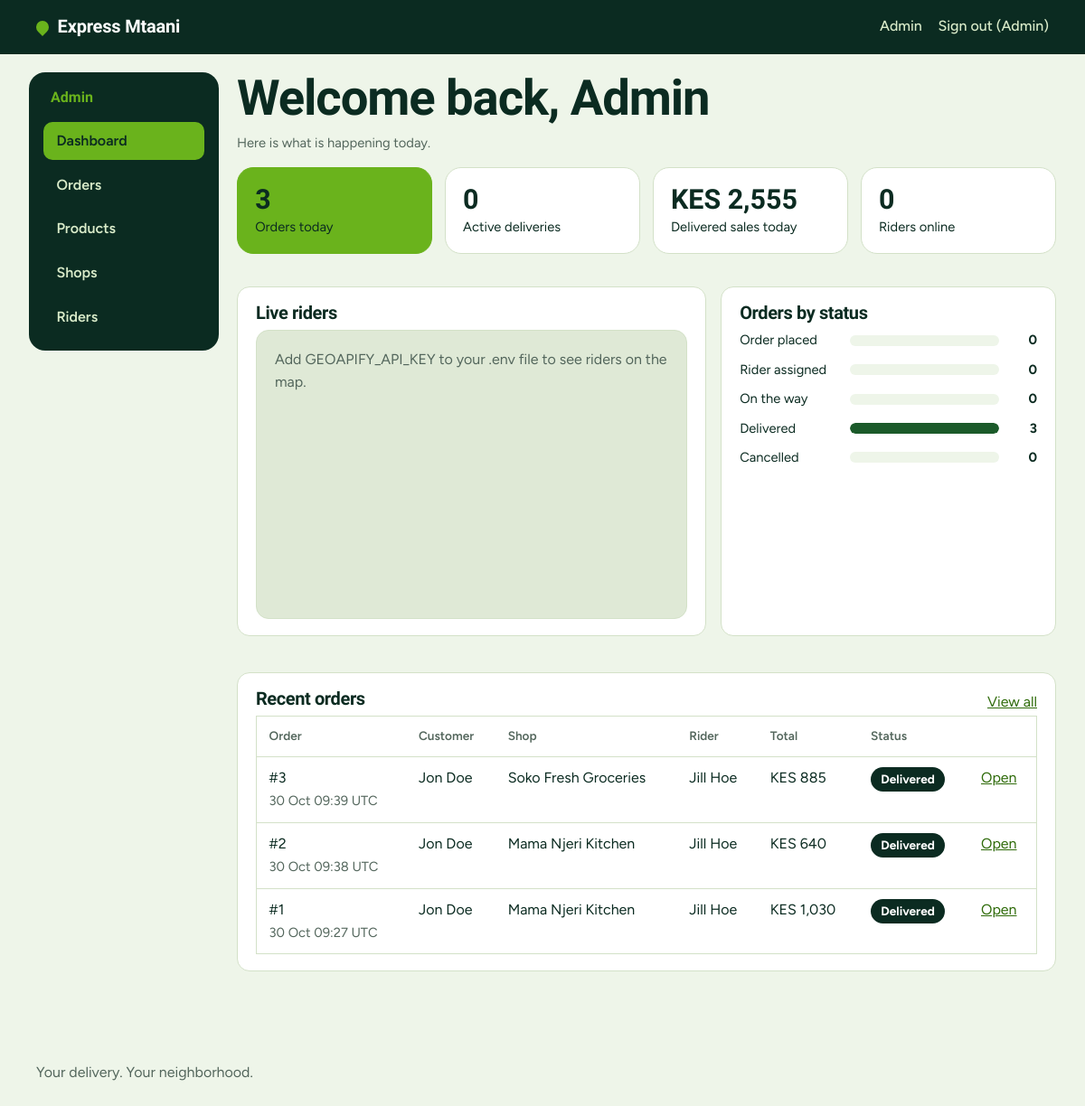
Page /admin/ (signed in) on the committed database.
### app/models.py (models this page shows, shortened)
class User(UserMixin, db.Model):
    __tablename__ = "users"
    id = db.Column(db.Integer, primary_key=True)
    name = db.Column(db.String(80), nullable=False)
    email = db.Column(db.String(120), unique=True, nullable=False, index=True)
    phone = db.Column(db.String(20), nullable=False)
    password_hash = db.Column(db.String(255), nullable=False)
    role = db.Column(db.String(20), nullable=False, default="customer", index=True)
    active = db.Column(db.Boolean, nullable=False, default=True)
    approved = db.Column(db.Boolean, nullable=False, default=True)  # riders start unapproved
    created_at = db.Column(db.DateTime, nullable=False, default=utcnow)
    online = db.Column(db.Boolean, nullable=False, default=False)
    last_lat = db.Column(db.Float)
    last_lng = db.Column(db.Float)
    last_seen_at = db.Column(db.DateTime)
    @property
    def is_active(self):  # Flask-Login
        return bool(self.active)
    @property
    def first_name(self):
        return (self.name or "").split(" ")[0]

class Order(db.Model):
    __tablename__ = "orders"
    id = db.Column(db.Integer, primary_key=True)
    public_token = db.Column(
        db.String(64), unique=True, nullable=False, index=True,
        default=lambda: secrets.token_urlsafe(16),
    )
    customer_id = db.Column(db.Integer, db.ForeignKey("users.id"), nullable=False, index=True)
    rider_id = db.Column(db.Integer, db.ForeignKey("users.id"), index=True)
    shop_id = db.Column(db.Integer, db.ForeignKey("shops.id"), nullable=False)
    customer_name = db.Column(db.String(80), nullable=False)
    customer_phone = db.Column(db.String(20), nullable=False)
    pickup_name = db.Column(db.String(120), nullable=False)
    pickup_lat = db.Column(db.Float, nullable=False)
    pickup_lng = db.Column(db.Float, nullable=False)
    dest_address = db.Column(db.String(255), nullable=False)
    dest_lat = db.Column(db.Float, nullable=False)
    dest_lng = db.Column(db.Float, nullable=False)
    subtotal = db.Column(db.Integer, nullable=False)
    delivery_fee = db.Column(db.Integer, nullable=False)
    total = db.Column(db.Integer, nullable=False)
    payment_method = db.Column(db.String(30), nullable=False, default="cash_on_delivery")
    payment_status = db.Column(db.String(20), nullable=False, default="unpaid")  # unpaid | paid
    cash_collected_at = db.Column(db.DateTime)
    status = db.Column(db.String(20), nullable=False, default="placed", index=True)
    rider_lat = db.Column(db.Float)
    rider_lng = db.Column(db.Float)
    rider_updated_at = db.Column(db.DateTime)
    eta_seconds = db.Column(db.Integer)
    distance_m = db.Column(db.Integer)
    created_at = db.Column(db.DateTime, nullable=False, default=utcnow)
    accepted_at = db.Column(db.DateTime)
    delivered_at = db.Column(db.DateTime)
    customer = db.relationship("User", foreign_keys=[customer_id])
    rider = db.relationship("User", foreign_keys=[rider_id])
    shop = db.relationship("Shop")
    items = db.relationship("OrderItem", back_populates="order", cascade="all, delete-orphan")
    @property
    def status_label(self):
        return STATUS_LABELS.get(self.status, self.status)

### app/admin.py (the view)
@bp.get("/")
def dashboard():
    start = _today_start_utc()
    fresh_cutoff = utcnow() - timedelta(seconds=current_app.config["RIDER_FRESH_SECONDS"])
    stats = {
        "orders_today": Order.query.filter(Order.created_at >= start).count(),
        "active": Order.query.filter(Order.status.in_(["placed", "accepted", "on_the_way"])).count(),
        "waiting": Order.query.filter_by(status="placed").count(),
        "sales_today": db.session.query(func.coalesce(func.sum(Order.total), 0)).filter(
            Order.status == "delivered", Order.delivered_at >= start).scalar(),
        "riders_online": User.query.filter(User.role == "rider", User.approved.is_(True), User.active.is_(True),
                                           User.online.is_(True), User.last_seen_at >= fresh_cutoff).count(),
        "pending_riders": User.query.filter_by(role="rider", approved=False).count(),
        "cash_to_chase": Order.query.filter_by(status="delivered", payment_status="unpaid").count(),
    }
    counts = dict(db.session.query(Order.status, func.count(Order.id)).group_by(Order.status).all())
    status_counts = [(key, label, counts.get(key, 0)) for key, label in STATUS_LABELS.items()]
    recent = Order.query.order_by(Order.created_at.desc()).limit(8).all()
    shops = Shop.query.filter_by(is_active=True).all()
    page_data = {
        "riders_url": url_for("api.admin_riders"),
        "shops": [{"name": s.name, "lat": s.lat, "lng": s.lng} for s in shops],
        "center": {"lat": -1.286389, "lng": 36.817223},
    }
    return render_template("admin/dashboard.html", stats=stats, status_counts=status_counts,
                           max_count=max([c for _, _, c in status_counts] + [1]),
                           recent=recent, page_data=page_data, kes=kes)

### app/admin.py (called while the page is built)
@bp.before_request
def admin_only():
    if not current_user.is_authenticated:
        return redirect(url_for("auth.login", next=request.path))
    if current_user.role != "admin":
        abort(403)

def _today_start_utc():
    local_now = utcnow() + timedelta(hours=3)
    return local_now.replace(hour=0, minute=0, second=0, microsecond=0) - timedelta(hours=3)

### app/models.py (called while the page is built)
def utcnow():
    return datetime.now(timezone.utc).replace(tzinfo=None)

@login_manager.user_loader
def load_user(user_id):
    try:
        user = db.session.get(User, int(user_id))
    except (TypeError, ValueError):
        return None
    if user and user.active and (user.role != "rider" or user.approved):
        return user
    return None

### app/storefront.py (called while the page is built)
def _cart():
    cart = session.get("cart")
    if not isinstance(cart, dict) or not isinstance(cart.get("items"), dict) or "shop_id" not in cart:
        return {"shop_id": None, "items": {}}
    return cart

@bp.app_context_processor
def inject_cart_count():
    items = _cart()["items"]
    return {"cart_count": sum(v for v in items.values() if isinstance(v, int))}

### app/utils.py (called while the page is built)
def kes(amount):
    return f"KES {int(amount):,}"

### app/templates/admin/dashboard.html (shortened to what this page needs)
{% extends "admin/base.html" %}
{% block admin %}
<h1>Welcome back, {{ current_user.first_name }}</h1>
<p class="hint">Here is what is happening today.</p>
<div class="cards">
  <div class="card card--lime"><span class="card__num">{{ stats.orders_today }}</span><span class="card__label">Orders today</span></div>
  <div class="card"><span class="card__num">{{ stats.active }}</span><span class="card__label">Active deliveries</span></div>
  <div class="card"><span class="card__num">{{ stats.sales_today|kes }}</span><span class="card__label">Delivered sales today</span></div>
  <div class="card"><span class="card__num">{{ stats.riders_online }}</span><span class="card__label">Riders online</span></div>
</div>
<div class="two-col">
  <div class="panel">
    <h2>Live riders</h2>
    <div id="map" class="map" data-map>
      {% if not geo_key %}<p class="map-note">Add GEOAPIFY_API_KEY to your .env file to see riders on the map.</p>{% endif %}
    </div>
  </div>
  <div class="panel">
    <h2>Orders by status</h2>
    <ul class="bars">
      {% for key, label, count in status_counts %}
      <li><span class="bars__label">{{ label }}</span>
        <span class="bars__track"><span class="bars__fill bars__fill--{{ key }}" style="width: {{ (count / max_count * 100)|round|int }}%"></span></span>
        <span class="bars__num">{{ count }}</span></li>
      {% endfor %}
    </ul>
  </div>
</div>
<div class="panel">
  <div class="row"><h2>Recent orders</h2><a href="{{ url_for('admin.orders') }}">View all</a></div>
  {% include "admin/_orders_table.html" %}
</div>
{% endblock %}
{% block scripts %}
{% include "_maps_loader.html" %}
{% endblock %}

### app/templates/base.html (shortened to what this page needs)
<!doctype html>
<html lang="en">
<head>
  <link rel="stylesheet" href="{{ url_for('static', filename='css/style.css') }}">
</head>
<body>
  <header class="site-header">
    <a class="brand" href="{{ url_for('shop.home') }}">
      <span class="brand__mark" aria-hidden="true"></span>Express Mtaani
    </a>
    <nav class="site-nav" aria-label="Main">
      {% if current_user.is_authenticated %}
        {% if current_user.role == 'admin' %}
          <a href="{{ url_for('admin.dashboard') }}">Admin</a>
        {% elif current_user.role == 'rider' %}
          <a href="{{ url_for('rider.dashboard') }}">Deliveries</a>
        {% else %}
          <a href="{{ url_for('shop.my_orders') }}">My orders</a>
        {% endif %}
        <form method="post" action="{{ url_for('auth.logout') }}" class="inline-form">
          <button type="submit" class="link-button">Sign out ({{ current_user.first_name }})</button>
        </form>
      {% else %}
        <a href="{{ url_for('shop.cart') }}">Cart{% if cart_count %} ({{ cart_count }}){% endif %}</a>
        <a href="{{ url_for('auth.login') }}">Sign in</a>
        <a href="{{ url_for('auth.register') }}">Sign up</a>
        <a href="{{ url_for('auth.rider_register') }}">Ride with us</a>
      {% endif %}
    </nav>
  </header>
  <main id="main">
    {% block content %}{% endblock %}
  </main>
  <footer class="site-footer">
    <p>Your delivery. Your neighborhood.</p>
  </footer>
  {% block scripts %}{% endblock %}
</body>
</html>

### app/templates/admin/_orders_table.html
{% if (orders if orders is defined else recent) %}
<div class="table-wrap">
<table class="table">
  <thead><tr><th>Order</th><th>Customer</th><th>Shop</th><th>Rider</th><th>Total</th><th>Status</th><th></th></tr></thead>
  <tbody>
  {% for o in (orders if orders is defined else recent) %}
    <tr>
      <td data-label="Order">#{{ o.id }}<br><span class="hint">{{ o.created_at.strftime('%d %b %H:%M') }} UTC</span></td>
      <td data-label="Customer">{{ o.customer_name }}</td>
      <td data-label="Shop">{{ o.pickup_name }}</td>
      <td data-label="Rider">{{ o.rider.name if o.rider else 'Unassigned' }}</td>
      <td data-label="Total">{{ o.total|kes }}</td>
      <td data-label="Status"><span class="badge badge--{{ o.status }}">{{ o.status_label }}</span></td>
      <td><a href="{{ url_for('admin.order_detail', order_id=o.id) }}">Open</a></td>
    </tr>
  {% endfor %}
  </tbody>
</table>
</div>
{% else %}<p class="empty">No orders yet.</p>{% endif %}

### app/static/css/style.css (style rules this page uses)
:root { --green-900: #0b2b21; --green-700: #1b5a2a; --lime: #6ab31c; --lime-soft: #e3f1d0; --lime-text: #2f6b0a; --mint: #eef5e9; --surface: #ffffff; --line: #d3e1c8; --muted: #53665c; --danger: #b3261e; --danger-soft: #fbe9e7; --radius: 14px; --font-display: "Bricolage Grotesque", "Segoe UI", system-ui, sans-serif; --font-body: "Figtree", "Segoe UI", system-ui, sans-serif; }
*, *::before, *::after { box-sizing: border-box; }
html { -webkit-text-size-adjust: 100%; }
body { margin: 0; font-family: var(--font-body); font-size: 1rem; line-height: 1.55; color: var(--green-900); background: var(--mint); }
a { color: var(--lime-text); }
h1, h2 { font-family: var(--font-display); font-weight: 800; line-height: 1.08; letter-spacing: -0.02em; margin: 0 0 .5rem; }
h1 { font-size: clamp(2rem, 6vw, 3.4rem); }
p { margin: 0 0 1rem; }
.site-header { display: flex; align-items: center; justify-content: space-between; gap: 1rem; padding: .9rem clamp(1rem, 4vw, 2.5rem); background: var(--green-900); color: #fff; }
.brand { display: inline-flex; align-items: center; gap: .6rem; color: #fff; text-decoration: none; font-family: var(--font-display); font-weight: 800; font-size: 1.25rem; letter-spacing: -0.01em; }
.brand__mark { width: 14px; height: 14px; border-radius: 50% 50% 50% 0; transform: rotate(-45deg); background: var(--lime); }
.site-nav { display: flex; gap: 1.1rem; flex-wrap: wrap; }
.site-nav a { color: #d9ebc9; text-decoration: none; font-weight: 500; }
.site-footer { padding: 2rem clamp(1rem, 4vw, 2.5rem); color: var(--muted); }
.row { display: flex; align-items: center; justify-content: space-between; gap: 1rem; flex-wrap: wrap; }
.hint { color: var(--muted); font-size: .92rem; margin: 0; }
.map { width: 100%; min-height: 280px; border-radius: var(--radius); background: #dfe9d6; border: 1px solid var(--line); overflow: hidden; }
.map-note { margin: 0; padding: 1.25rem; color: var(--muted); }
.badge { display: inline-block; justify-self: start; padding: .2rem .7rem; border-radius: 999px; font-size: .85rem; font-weight: 700; background: var(--lime-soft); color: var(--green-900); }
.badge--delivered { background: var(--green-900); color: #fff; }
.inline-form { display: inline; margin: 0; }
.link-button { background: none; border: 0; padding: 0; font: inherit; font-weight: 500; color: inherit; text-decoration: underline; cursor: pointer; }
.site-nav .link-button { color: #d9ebc9; text-decoration: none; }
.table-wrap { overflow-x: auto; }
.table { width: 100%; border-collapse: collapse; background: var(--surface); border: 1px solid var(--line); border-radius: var(--radius); }
.table th, .table td { text-align: left; padding: .7rem .85rem; border-bottom: 1px solid var(--line); vertical-align: top; }
.table th { font-size: .85rem; color: var(--muted); font-weight: 600; }
.panel { background: var(--surface); border: 1px solid var(--line); border-radius: var(--radius); padding: 1.1rem 1.25rem; margin: 1.25rem 0; }
.panel h2 { font-size: 1.25rem; }
.cards { display: grid; grid-template-columns: repeat(auto-fit, minmax(190px, 1fr)); gap: .85rem; margin: 1rem 0; }
.card { background: var(--surface); border: 1px solid var(--line); border-radius: 18px; padding: 1.1rem 1.2rem; display: grid; gap: .15rem; }
.card--lime { background: var(--lime); border-color: var(--lime); }
.card__num { font-family: var(--font-display); font-weight: 800; font-size: 1.9rem; line-height: 1.1; }
.card__label { font-size: .92rem; }
.two-col { display: grid; gap: 1rem; }
@media (min-width: 900px) { .two-col { grid-template-columns: 1.4fr 1fr; } }
.bars { list-style: none; margin: 0; padding: 0; display: grid; gap: .6rem; }
.bars li { display: grid; grid-template-columns: 7rem 1fr 2rem; gap: .6rem; align-items: center; font-size: .92rem; }
.bars__track { height: 12px; background: var(--mint); border-radius: 999px; overflow: hidden; }
.bars__fill { display: block; height: 100%; background: var(--green-700); border-radius: 999px; }
.bars__num { text-align: right; font-weight: 700; }
.admin .map { height: 320px; min-height: 240px; }

### rows in the picture
User: first_name "Admin"
Order: id "3", created_at "30 Oct 09:39", customer_name "Jon Doe", pickup_name "Soko Fresh Groceries", rider "Jill Hoe", total|kes "KES 885", status_label "Delivered"
Order: id "2", created_at "30 Oct 09:38", customer_name "Jon Doe", pickup_name "Mama Njeri Kitchen", rider "Jill Hoe", total|kes "KES 640", status_label "Delivered"
Order: id "1", created_at "30 Oct 09:27", customer_name "Jon Doe", pickup_name "Mama Njeri Kitchen", rider "Jill Hoe", total|kes "KES 1,030", status_label "Delivered"

### other values in the picture
{{ stats.orders_today }} "3"
{{ stats.active }} "0"
{{ stats.sales_today|kes }} "KES 2,555"
{{ stats.riders_online }} "0"
{{ label }} "Order placed" "Rider assigned" "On the way" "Delivered" "Cancelled"
{{ count }} "0" "0" "0" "3" "0"
